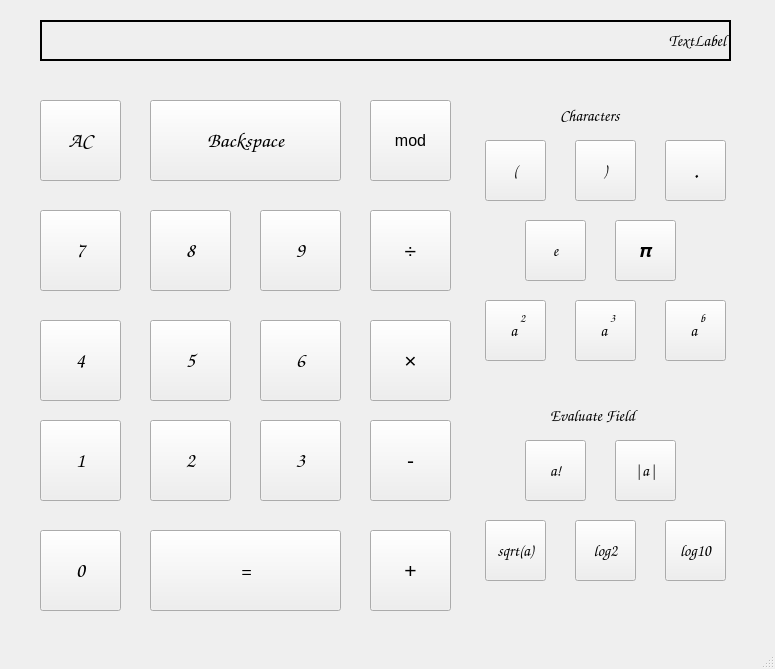
<?xml version="1.0" encoding="UTF-8"?>
<ui version="4.0">
 <class>MainWindow</class>
 <widget class="QMainWindow" name="MainWindow">
  <property name="geometry">
   <rect>
    <x>0</x>
    <y>0</y>
    <width>775</width>
    <height>669</height>
   </rect>
  </property>
  <property name="windowTitle">
   <string>MainWindow</string>
  </property>
  <widget class="QWidget" name="centralwidget">
   <widget class="QPushButton" name="button0">
    <property name="geometry">
     <rect>
      <x>40</x>
      <y>530</y>
      <width>81</width>
      <height>81</height>
     </rect>
    </property>
    <property name="font">
     <font>
      <family>Comic Sans MS</family>
      <pointsize>16</pointsize>
     </font>
    </property>
    <property name="text">
     <string>0</string>
    </property>
    <property name="shortcut">
     <string>0</string>
    </property>
   </widget>
   <widget class="QLabel" name="label">
    <property name="geometry">
     <rect>
      <x>40</x>
      <y>20</y>
      <width>691</width>
      <height>41</height>
     </rect>
    </property>
    <property name="font">
     <font>
      <family>Comic Sans MS</family>
      <pointsize>12</pointsize>
     </font>
    </property>
    <property name="acceptDrops">
     <bool>false</bool>
    </property>
    <property name="layoutDirection">
     <enum>Qt::LeftToRight</enum>
    </property>
    <property name="autoFillBackground">
     <bool>true</bool>
    </property>
    <property name="frameShape">
     <enum>QFrame::Box</enum>
    </property>
    <property name="lineWidth">
     <number>2</number>
    </property>
    <property name="text">
     <string>TextLabel</string>
    </property>
    <property name="alignment">
     <set>Qt::AlignRight|Qt::AlignTrailing|Qt::AlignVCenter</set>
    </property>
   </widget>
   <widget class="QPushButton" name="pi">
    <property name="geometry">
     <rect>
      <x>615</x>
      <y>220</y>
      <width>61</width>
      <height>61</height>
     </rect>
    </property>
    <property name="font">
     <font>
      <family>Comic Sans MS</family>
      <pointsize>14</pointsize>
     </font>
    </property>
    <property name="text">
     <string>𝝅</string>
    </property>
    <property name="shortcut">
     <string>I</string>
    </property>
   </widget>
   <widget class="QPushButton" name="button1">
    <property name="geometry">
     <rect>
      <x>40</x>
      <y>420</y>
      <width>81</width>
      <height>81</height>
     </rect>
    </property>
    <property name="font">
     <font>
      <family>Comic Sans MS</family>
      <pointsize>16</pointsize>
     </font>
    </property>
    <property name="text">
     <string>1</string>
    </property>
    <property name="shortcut">
     <string>1</string>
    </property>
   </widget>
   <widget class="QPushButton" name="button7">
    <property name="geometry">
     <rect>
      <x>40</x>
      <y>210</y>
      <width>81</width>
      <height>81</height>
     </rect>
    </property>
    <property name="font">
     <font>
      <family>Comic Sans MS</family>
      <pointsize>16</pointsize>
     </font>
    </property>
    <property name="text">
     <string>7</string>
    </property>
    <property name="shortcut">
     <string>7</string>
    </property>
   </widget>
   <widget class="QPushButton" name="button4">
    <property name="geometry">
     <rect>
      <x>40</x>
      <y>320</y>
      <width>81</width>
      <height>81</height>
     </rect>
    </property>
    <property name="font">
     <font>
      <family>Comic Sans MS</family>
      <pointsize>16</pointsize>
     </font>
    </property>
    <property name="text">
     <string>4</string>
    </property>
    <property name="shortcut">
     <string>4</string>
    </property>
   </widget>
   <widget class="QPushButton" name="button2">
    <property name="geometry">
     <rect>
      <x>150</x>
      <y>420</y>
      <width>81</width>
      <height>81</height>
     </rect>
    </property>
    <property name="font">
     <font>
      <family>Comic Sans MS</family>
      <pointsize>16</pointsize>
     </font>
    </property>
    <property name="text">
     <string>2</string>
    </property>
    <property name="shortcut">
     <string>2</string>
    </property>
   </widget>
   <widget class="QPushButton" name="button5">
    <property name="geometry">
     <rect>
      <x>150</x>
      <y>320</y>
      <width>81</width>
      <height>81</height>
     </rect>
    </property>
    <property name="font">
     <font>
      <family>Comic Sans MS</family>
      <pointsize>16</pointsize>
     </font>
    </property>
    <property name="text">
     <string>5</string>
    </property>
    <property name="shortcut">
     <string>5</string>
    </property>
   </widget>
   <widget class="QPushButton" name="button8">
    <property name="geometry">
     <rect>
      <x>150</x>
      <y>210</y>
      <width>81</width>
      <height>81</height>
     </rect>
    </property>
    <property name="font">
     <font>
      <family>Comic Sans MS</family>
      <pointsize>16</pointsize>
     </font>
    </property>
    <property name="text">
     <string>8</string>
    </property>
    <property name="shortcut">
     <string>8</string>
    </property>
   </widget>
   <widget class="QPushButton" name="button3">
    <property name="geometry">
     <rect>
      <x>260</x>
      <y>420</y>
      <width>81</width>
      <height>81</height>
     </rect>
    </property>
    <property name="font">
     <font>
      <family>Comic Sans MS</family>
      <pointsize>16</pointsize>
     </font>
    </property>
    <property name="text">
     <string>3</string>
    </property>
    <property name="shortcut">
     <string>3</string>
    </property>
   </widget>
   <widget class="QPushButton" name="button6">
    <property name="geometry">
     <rect>
      <x>260</x>
      <y>320</y>
      <width>81</width>
      <height>81</height>
     </rect>
    </property>
    <property name="font">
     <font>
      <family>Comic Sans MS</family>
      <pointsize>16</pointsize>
     </font>
    </property>
    <property name="text">
     <string>6</string>
    </property>
    <property name="shortcut">
     <string>6</string>
    </property>
   </widget>
   <widget class="QPushButton" name="button9">
    <property name="geometry">
     <rect>
      <x>260</x>
      <y>210</y>
      <width>81</width>
      <height>81</height>
     </rect>
    </property>
    <property name="font">
     <font>
      <family>Comic Sans MS</family>
      <pointsize>16</pointsize>
     </font>
    </property>
    <property name="text">
     <string>9</string>
    </property>
    <property name="shortcut">
     <string>9</string>
    </property>
   </widget>
   <widget class="QPushButton" name="equals">
    <property name="geometry">
     <rect>
      <x>150</x>
      <y>530</y>
      <width>191</width>
      <height>81</height>
     </rect>
    </property>
    <property name="font">
     <font>
      <family>Comic Sans MS</family>
      <pointsize>16</pointsize>
     </font>
    </property>
    <property name="text">
     <string>=</string>
    </property>
    <property name="shortcut">
     <string>=</string>
    </property>
   </widget>
   <widget class="QPushButton" name="allClear">
    <property name="geometry">
     <rect>
      <x>40</x>
      <y>100</y>
      <width>81</width>
      <height>81</height>
     </rect>
    </property>
    <property name="font">
     <font>
      <family>Comic Sans MS</family>
      <pointsize>16</pointsize>
     </font>
    </property>
    <property name="text">
     <string>AC</string>
    </property>
    <property name="shortcut">
     <string>Ctrl+Backspace</string>
    </property>
   </widget>
   <widget class="QPushButton" name="Delete">
    <property name="geometry">
     <rect>
      <x>150</x>
      <y>100</y>
      <width>191</width>
      <height>81</height>
     </rect>
    </property>
    <property name="font">
     <font>
      <family>Comic Sans MS</family>
      <pointsize>16</pointsize>
     </font>
    </property>
    <property name="text">
     <string>Backspace</string>
    </property>
    <property name="shortcut">
     <string>Backspace</string>
    </property>
   </widget>
   <widget class="QPushButton" name="logBase10">
    <property name="geometry">
     <rect>
      <x>665</x>
      <y>520</y>
      <width>61</width>
      <height>61</height>
     </rect>
    </property>
    <property name="font">
     <font>
      <family>Comic Sans MS</family>
      <pointsize>12</pointsize>
     </font>
    </property>
    <property name="text">
     <string>log10</string>
    </property>
   </widget>
   <widget class="QPushButton" name="euler">
    <property name="geometry">
     <rect>
      <x>525</x>
      <y>220</y>
      <width>61</width>
      <height>61</height>
     </rect>
    </property>
    <property name="font">
     <font>
      <family>Comic Sans MS</family>
      <pointsize>12</pointsize>
     </font>
    </property>
    <property name="text">
     <string>e</string>
    </property>
    <property name="shortcut">
     <string>E</string>
    </property>
   </widget>
   <widget class="QPushButton" name="square">
    <property name="geometry">
     <rect>
      <x>485</x>
      <y>300</y>
      <width>61</width>
      <height>61</height>
     </rect>
    </property>
    <property name="font">
     <font>
      <family>Comic Sans MS</family>
      <pointsize>12</pointsize>
     </font>
    </property>
    <property name="text">
     <string>a </string>
    </property>
   </widget>
   <widget class="QPushButton" name="cube">
    <property name="geometry">
     <rect>
      <x>575</x>
      <y>300</y>
      <width>61</width>
      <height>61</height>
     </rect>
    </property>
    <property name="font">
     <font>
      <family>Comic Sans MS</family>
      <pointsize>12</pointsize>
     </font>
    </property>
    <property name="text">
     <string>a </string>
    </property>
   </widget>
   <widget class="QPushButton" name="exponentiation">
    <property name="geometry">
     <rect>
      <x>665</x>
      <y>300</y>
      <width>61</width>
      <height>61</height>
     </rect>
    </property>
    <property name="font">
     <font>
      <family>Comic Sans MS</family>
      <pointsize>12</pointsize>
     </font>
    </property>
    <property name="text">
     <string>a </string>
    </property>
    <property name="shortcut">
     <string>^</string>
    </property>
   </widget>
   <widget class="QPushButton" name="squareRoot">
    <property name="geometry">
     <rect>
      <x>485</x>
      <y>520</y>
      <width>61</width>
      <height>61</height>
     </rect>
    </property>
    <property name="font">
     <font>
      <family>Comic Sans MS</family>
      <pointsize>12</pointsize>
     </font>
    </property>
    <property name="text">
     <string>sqrt(a)</string>
    </property>
   </widget>
   <widget class="QPushButton" name="absolute">
    <property name="geometry">
     <rect>
      <x>615</x>
      <y>440</y>
      <width>61</width>
      <height>61</height>
     </rect>
    </property>
    <property name="font">
     <font>
      <family>Comic Sans MS</family>
      <pointsize>12</pointsize>
     </font>
    </property>
    <property name="text">
     <string>|a|</string>
    </property>
    <property name="shortcut">
     <string>|</string>
    </property>
   </widget>
   <widget class="QPushButton" name="factorial">
    <property name="geometry">
     <rect>
      <x>525</x>
      <y>440</y>
      <width>61</width>
      <height>61</height>
     </rect>
    </property>
    <property name="font">
     <font>
      <family>Comic Sans MS</family>
      <pointsize>12</pointsize>
     </font>
    </property>
    <property name="text">
     <string>a!</string>
    </property>
    <property name="shortcut">
     <string>!</string>
    </property>
   </widget>
   <widget class="QPushButton" name="mod">
    <property name="geometry">
     <rect>
      <x>370</x>
      <y>100</y>
      <width>81</width>
      <height>81</height>
     </rect>
    </property>
    <property name="font">
     <font>
      <pointsize>12</pointsize>
     </font>
    </property>
    <property name="text">
     <string>mod</string>
    </property>
    <property name="shortcut">
     <string>%</string>
    </property>
   </widget>
   <widget class="QPushButton" name="logBase2">
    <property name="geometry">
     <rect>
      <x>575</x>
      <y>520</y>
      <width>61</width>
      <height>61</height>
     </rect>
    </property>
    <property name="font">
     <font>
      <family>Comic Sans MS</family>
      <pointsize>12</pointsize>
     </font>
    </property>
    <property name="text">
     <string>log2</string>
    </property>
   </widget>
   <widget class="QPushButton" name="division">
    <property name="geometry">
     <rect>
      <x>370</x>
      <y>210</y>
      <width>81</width>
      <height>81</height>
     </rect>
    </property>
    <property name="font">
     <font>
      <pointsize>16</pointsize>
     </font>
    </property>
    <property name="text">
     <string>÷</string>
    </property>
    <property name="shortcut">
     <string>/</string>
    </property>
   </widget>
   <widget class="QPushButton" name="add">
    <property name="geometry">
     <rect>
      <x>370</x>
      <y>530</y>
      <width>81</width>
      <height>81</height>
     </rect>
    </property>
    <property name="font">
     <font>
      <pointsize>16</pointsize>
     </font>
    </property>
    <property name="text">
     <string>+</string>
    </property>
    <property name="shortcut">
     <string>+</string>
    </property>
   </widget>
   <widget class="QPushButton" name="subtract">
    <property name="geometry">
     <rect>
      <x>370</x>
      <y>420</y>
      <width>81</width>
      <height>81</height>
     </rect>
    </property>
    <property name="font">
     <font>
      <pointsize>16</pointsize>
     </font>
    </property>
    <property name="text">
     <string>-</string>
    </property>
    <property name="shortcut">
     <string>-</string>
    </property>
   </widget>
   <widget class="QPushButton" name="multiply">
    <property name="geometry">
     <rect>
      <x>370</x>
      <y>320</y>
      <width>81</width>
      <height>81</height>
     </rect>
    </property>
    <property name="font">
     <font>
      <pointsize>16</pointsize>
     </font>
    </property>
    <property name="text">
     <string>×</string>
    </property>
    <property name="shortcut">
     <string>*</string>
    </property>
   </widget>
   <widget class="QPushButton" name="openParenthesis">
    <property name="geometry">
     <rect>
      <x>485</x>
      <y>140</y>
      <width>61</width>
      <height>61</height>
     </rect>
    </property>
    <property name="font">
     <font>
      <family>Comic Sans MS</family>
      <pointsize>12</pointsize>
     </font>
    </property>
    <property name="text">
     <string>(</string>
    </property>
    <property name="shortcut">
     <string>(</string>
    </property>
   </widget>
   <widget class="QPushButton" name="closeParenthesis">
    <property name="geometry">
     <rect>
      <x>575</x>
      <y>140</y>
      <width>61</width>
      <height>61</height>
     </rect>
    </property>
    <property name="font">
     <font>
      <family>Comic Sans MS</family>
      <pointsize>12</pointsize>
     </font>
    </property>
    <property name="text">
     <string>)</string>
    </property>
    <property name="shortcut">
     <string>)</string>
    </property>
   </widget>
   <widget class="QPushButton" name="decimal">
    <property name="geometry">
     <rect>
      <x>665</x>
      <y>140</y>
      <width>61</width>
      <height>61</height>
     </rect>
    </property>
    <property name="font">
     <font>
      <family>Comic Sans MS</family>
      <pointsize>18</pointsize>
     </font>
    </property>
    <property name="text">
     <string>.</string>
    </property>
    <property name="shortcut">
     <string>.</string>
    </property>
   </widget>
   <widget class="QLabel" name="label_2">
    <property name="geometry">
     <rect>
      <x>560</x>
      <y>100</y>
      <width>81</width>
      <height>31</height>
     </rect>
    </property>
    <property name="font">
     <font>
      <family>Comic Sans MS</family>
      <pointsize>12</pointsize>
     </font>
    </property>
    <property name="text">
     <string>Characters</string>
    </property>
   </widget>
   <widget class="QLabel" name="label_3">
    <property name="geometry">
     <rect>
      <x>550</x>
      <y>400</y>
      <width>111</width>
      <height>31</height>
     </rect>
    </property>
    <property name="font">
     <font>
      <family>Comic Sans MS</family>
      <pointsize>12</pointsize>
     </font>
    </property>
    <property name="text">
     <string>Evaluate Field</string>
    </property>
   </widget>
   <widget class="QLabel" name="label_4">
    <property name="geometry">
     <rect>
      <x>520</x>
      <y>310</y>
      <width>16</width>
      <height>16</height>
     </rect>
    </property>
    <property name="font">
     <font>
      <family>Comic Sans MS</family>
     </font>
    </property>
    <property name="lineWidth">
     <number>4</number>
    </property>
    <property name="text">
     <string>2</string>
    </property>
   </widget>
   <widget class="QLabel" name="label_5">
    <property name="geometry">
     <rect>
      <x>610</x>
      <y>310</y>
      <width>16</width>
      <height>16</height>
     </rect>
    </property>
    <property name="font">
     <font>
      <family>Comic Sans MS</family>
     </font>
    </property>
    <property name="lineWidth">
     <number>4</number>
    </property>
    <property name="text">
     <string>3</string>
    </property>
   </widget>
   <widget class="QLabel" name="label_6">
    <property name="geometry">
     <rect>
      <x>700</x>
      <y>310</y>
      <width>16</width>
      <height>16</height>
     </rect>
    </property>
    <property name="font">
     <font>
      <family>Comic Sans MS</family>
     </font>
    </property>
    <property name="lineWidth">
     <number>4</number>
    </property>
    <property name="text">
     <string>b</string>
    </property>
   </widget>
  </widget>
  <widget class="QMenuBar" name="menubar">
   <property name="geometry">
    <rect>
     <x>0</x>
     <y>0</y>
     <width>775</width>
     <height>21</height>
    </rect>
   </property>
  </widget>
  <widget class="QStatusBar" name="statusbar"/>
  <action name="actionGuide">
   <property name="text">
    <string>Guide</string>
   </property>
  </action>
 </widget>
 <resources/>
 <connections/>
</ui>
